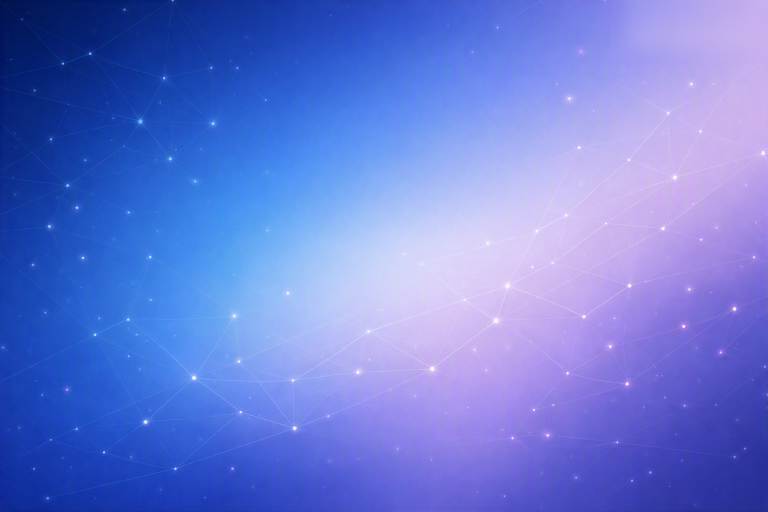
#> input picture Assets/background.png, 1536 x 1024 px, given in place of new_logo.png, which was not available (shown at 1/2 size)
$ python afbeeldingen.py
#> lines starting #> are read from the running program, lines starting #| are printed output that depends on the picture; after the words box and inside, x2 and y2 are one past the last pixel; in counts of white or black regions, pixels touching at a corner belong together; pictures that were not available may be replaced by others from this repository, and a replacement may not be noted
"""Maakt de aangeleverde afbeeldingen klaar voor gebruik in de app.

Draai dit opnieuw wanneer er een nieuw logo of een nieuwe achtergrond komt:

    python tools/afbeeldingen.py

Wat er moet gebeuren en waarom:

- De aangeleverde afbeeldingen dragen rechtsboven een badge "Made with AI". Bij
  het logo snijden we die weg, bij de achtergrond vullen we het plekje op met de
  kleuren eromheen (daar is het verloop glad genoeg om dat onzichtbaar te doen).
- Het logo staat op een zwarte ondergrond. Die rekenen we weg naar
  doorzichtigheid, zodat het op onze eigen achtergrond komt te staan.

Let op de richting van die omrekening, want ze hangt af van de ondergrond:

- Licht kunstwerk op ZWART (dit logo, neon met een gloed): pixel = a*K, dus de
  dekking komt uit het LICHTSTE kanaal. De gloed wordt daardoor vanzelf een
  half-doorzichtige waas, precies wat je wil.
- Donker kunstwerk op WIT (het vorige logo): pixel = a*K + (1-a)*255, dus de
  dekking komt uit het DONKERSTE kanaal.

Wie die twee verwisselt, krijgt een logo dat bijna helemaal doorzichtig wordt.
"""
import os
import sys
from PIL import Image, ImageFilter

# Map met de aangeleverde new_logo.png en background.png. Standaard de map
# Downloads van wie het script draait; een andere map mag als argument:
#     python tools/afbeeldingen.py D:\ontwerpen
BRON = sys.argv[1] if len(sys.argv) > 1 else os.path.join(os.path.expanduser("~"), "Downloads")
DOEL = os.path.join(os.path.dirname(os.path.dirname(os.path.abspath(__file__))), "Assets")

os.makedirs(DOEL, exist_ok=True)

# Alles onder deze waarde geldt als achtergrond. De zwarte ondergrond is niet
# helemaal zwart (7,6,9) en heeft een flauwe blauwe gloed; zonder ondergrens
# blijft daar een vierkante waas van over.
DREMPEL = 26


def zwart_naar_doorzichtig(im):
    """Rekent licht-kunstwerk-op-zwart om naar kunstwerk met alfa."""
    im = im.convert("RGB")
    breedte, hoogte = im.size

    uit = Image.new("RGBA", (breedte, hoogte))
    bron, doel = im.load(), uit.load()

    for y in range(hoogte):
        for x in range(breedte):
            r, g, b = bron[x, y]
            hoogste = max(r, g, b)

            if hoogste <= DREMPEL:
                doel[x, y] = (0, 0, 0, 0)
                continue

            # De dekking oprekken zodat de drempel op nul uitkomt en het
            # helderste punt op volle dekking blijft.
            a = int(round((hoogste - DREMPEL) * 255.0 / (255 - DREMPEL)))

            # Kleur terugrekenen met de oorspronkelijke helderheid, anders
            # verschuift de tint van de zwakkere delen.
            kleur = tuple(min(255, int(round(c * 255.0 / hoogste))) for c in (r, g, b))
            doel[x, y] = kleur + (max(0, min(255, a)),)

    return uit


def snij_bij(im, marge=20, ondergrens=45):
    """Snijdt tot wat er echt getekend staat, met wat lucht eromheen.

    Kijkt niet naar "alles wat niet helemaal doorzichtig is": de gloed rond dit
    logo reikt tot ver in het beeld en zou het uitsnijden zinloos maken. Het
    kader komt van wat echt oplicht; de marge houdt de gloed eromheen.
    """
    alfa = im.split()[3].point(lambda w: 255 if w >= ondergrens else 0)

    vak = alfa.getbbox()
    if vak is None:
        return im

    links, boven, rechts, onder = vak
    return im.crop((max(0, links - marge), max(0, boven - marge),
                    min(im.width, rechts + marge), min(im.height, onder + marge)))


def vierkant(im, marge=0.08):
    """Legt de afbeelding in een vierkant vlak, gecentreerd."""
    zijde = int(max(im.width, im.height) * (1 + 2 * marge))

    vlak = Image.new("RGBA", (zijde, zijde), (0, 0, 0, 0))
    vlak.paste(im, ((zijde - im.width) // 2, (zijde - im.height) // 2), im)
    return vlak


def badge_wegwerken(im, vak):
    """Vult een rechthoek op met de kleuren van de rand eromheen."""
    links, boven, rechts, onder = vak
    breedte, hoogte = rechts - links, onder - boven

    strook = im.crop((links, onder, rechts, min(im.height, onder + hoogte)))
    im.paste(strook.resize((breedte, hoogte), Image.LANCZOS), (links, boven))

    ruim = (max(0, links - 30), max(0, boven - 30),
            min(im.width, rechts + 30), min(im.height, onder + 30))
    im.paste(im.crop(ruim).filter(ImageFilter.GaussianBlur(18)), ruim)
    return im


# ----------------------------------------------------------------- logo
logo = Image.open(os.path.join(BRON, "new_logo.png")).convert("RGB")
#> logo is the input picture: PIL image 1536x1024 RGB; mean R, G, B 105.5, 123.7, 214.7

# De badge rechtsboven zwart maken; die valt dan weg met de ondergrond.
logo.paste(Image.new("RGB", (int(logo.width * 0.32), int(logo.height * 0.11)), (0, 0, 0)),
           (logo.width - int(logo.width * 0.32), 0))
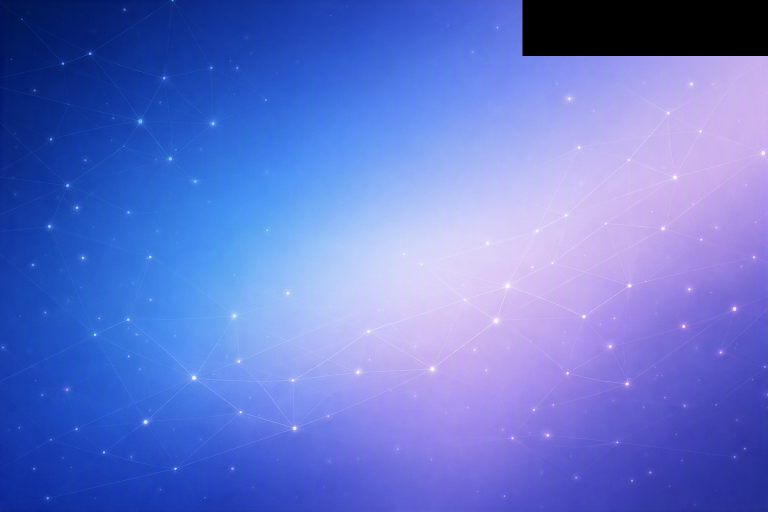
#> logo: PIL image 1536x1024 RGB (shown at 1/2 size); mean R, G, B 100, 118.4, 206.5

kaal = snij_bij(zwart_naar_doorzichtig(logo))
#> in zwart_naar_doorzichtig, `uit = Image.new("RGBA", (breedte, hoogte))`: uit: PIL image 1536x1024 RGBA; every value is 0
#> in snij_bij, `alfa = im.split()[3].point(lambda w: 255 if w >= ondergrens else 0)`:
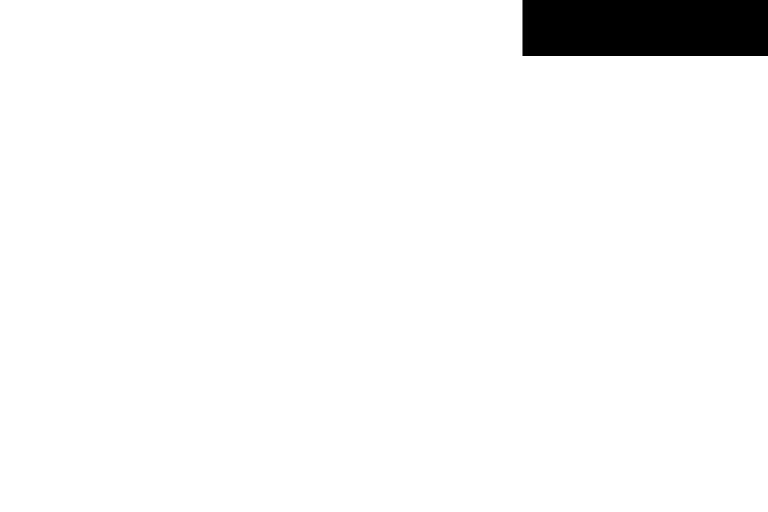
#> alfa: PIL image 1536x1024 L (shown at 1/2 size); 96.5% white; 1 black region, box (x1, y1, x2, y2) and area: (1045, 0, 1536, 112) 54992
#> in snij_bij, `vak = alfa.getbbox()`: vak = (0, 0, 1536, 1024)
#> in snij_bij, `links, boven, rechts, onder = vak`: links = 0; rechts = 1536; onder = 1024
#> in snij_bij, `return im.crop((max(0, links - marge), max(0, boven - marge), min(im.w..`:
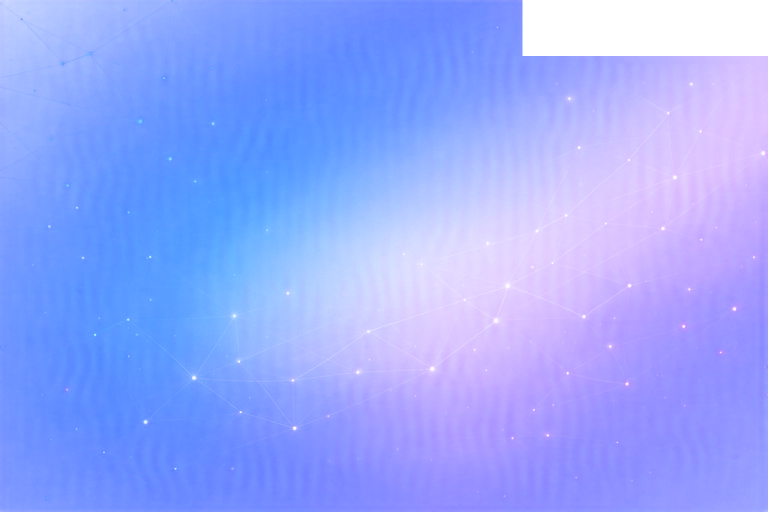
#> returned value: PIL image 1536x1024 RGBA (shown at 1/2 size); mean R, G, B, A 111.3, 135.5, 246.1, 202; transparent parts drawn white
kaal.save(os.path.join(DOEL, "logo.png"))
print("logo.png ->", kaal.size)
#| logo.png -> (1536, 1024)

# --------------------------------------------------------------- icoon
# Voor het icoon enkel het merkteken links (het vergrootglas met de bolletjes);
# de naam erbij zou op 16 px onleesbaar zijn.
# 0,78 van de hoogte: net het vergrootglas met zijn ring, zonder de Z aan
# te snijden.
teken = snij_bij(kaal.crop((0, 0, int(kaal.height * 0.78), kaal.height)), marge=10)
#> call 2 of snij_bij, with marge = 10, ondergrens = 45
#> in snij_bij (call 2), `alfa = im.split()[3].point(lambda w: 255 if w >= ondergrens else 0)`: alfa: PIL image 798x1024 L; every value is 255
#> in snij_bij (call 2), `vak = alfa.getbbox()`: vak = (0, 0, 798, 1024)
#> in snij_bij (call 2), `links, boven, rechts, onder = vak`: rechts = 798
#> in snij_bij (call 2), `return im.crop((max(0, links - marge), max(0, boven - marge), min(im.w..`:
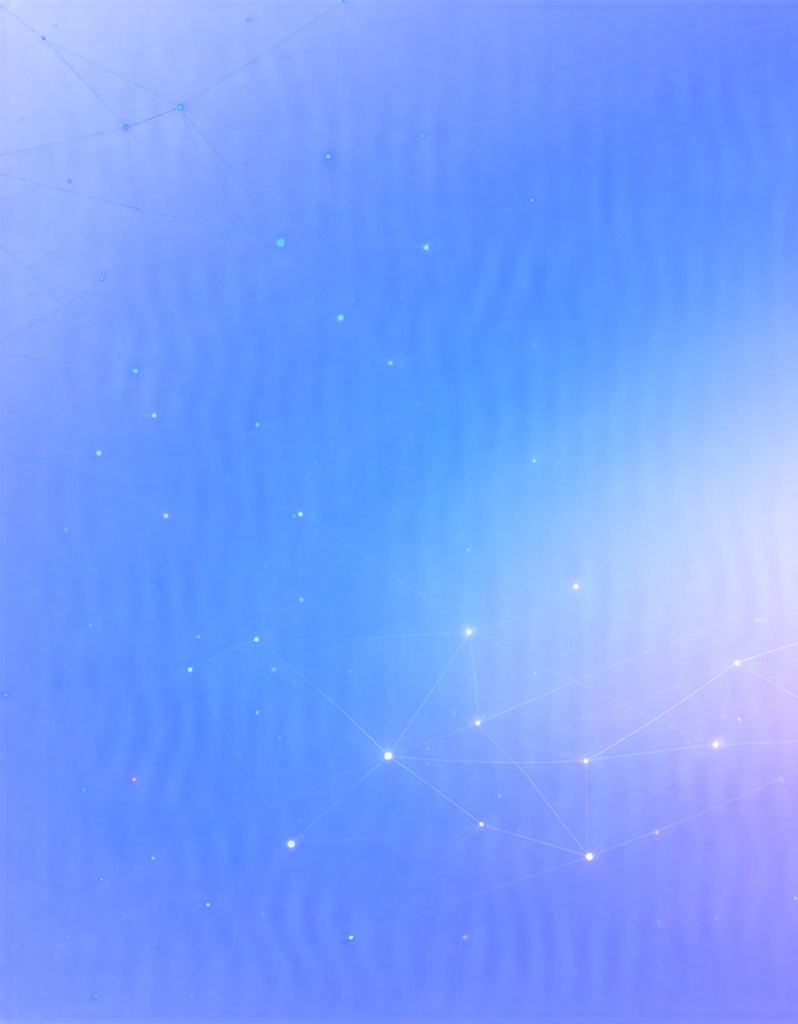
#> returned value: PIL image 798x1024 RGBA; mean R, G, B, A 73.4, 125.4, 255, 197.1; transparent parts drawn white

maten = [16, 32, 48, 256]
vierkant(teken).resize((256, 256), Image.LANCZOS).save(
    os.path.join(DOEL, "vindioo.ico"), sizes=[(m, m) for m in maten])
#> in vierkant, `vlak = Image.new("RGBA", (zijde, zijde), (0, 0, 0, 0))`: vlak: PIL image 1187x1187 RGBA; every value is 0
#> in vierkant, `vlak.paste(im, ((zijde - im.width) // 2, (zijde - im.height) // 2), im)`:
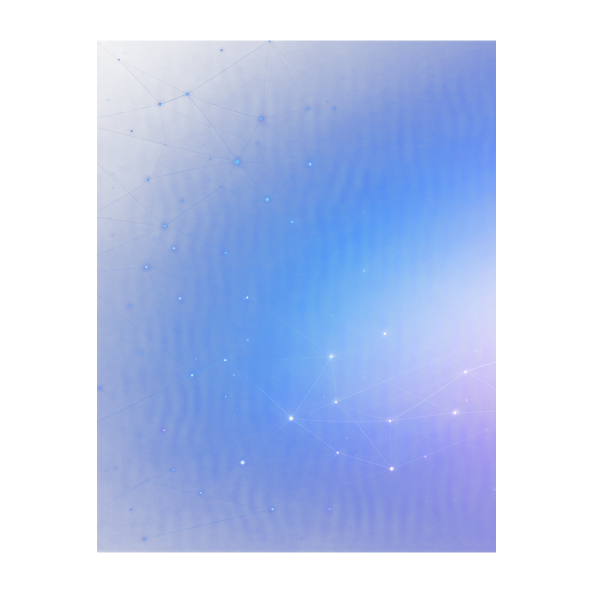
#> vlak: PIL image 1187x1187 RGBA (shown at 1/2 size); mean R, G, B, A 36.8, 59.5, 114.3, 92.6; transparent parts drawn white
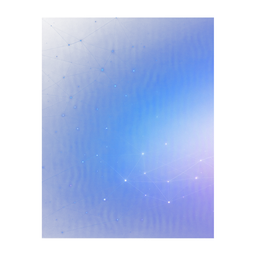
#> saved as vindioo.ico: PIL image 256x256 RGBA; mean R, G, B, A 37.5, 60.5, 117.4, 92.6; transparent parts drawn white
print("vindioo.ico ->", ", ".join(f"{m}x{m}" for m in maten))

# ---------------------------------------------------------- achtergrond
acht = Image.open(os.path.join(BRON, "background.png")).convert("RGB")
acht = badge_wegwerken(acht, (int(acht.width * 0.815), 0,
                              acht.width, int(acht.height * 0.095)))
#> in badge_wegwerken, `strook = im.crop((links, onder, rechts, min(im.height, onder + hoogte)))`:
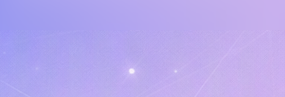
#> strook: PIL image 285x97 RGB; mean R, G, B 183.6, 169.5, 238.3
acht.save(os.path.join(DOEL, "background.png"))
print("background.png ->", acht.size)
#| background.png -> (1536, 1024)
